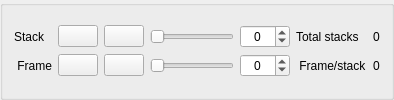
             <widget class="QGroupBox" name="groupBoxPlayCamImage">
              <property name="enabled">
               <bool>true</bool>
              </property>
              <property name="minimumSize">
               <size>
                <width>50</width>
                <height>50</height>
               </size>
              </property>
              <property name="title">
               <string/>
              </property>
              <layout class="QVBoxLayout" name="layoutDisplay4">
               <item>
                <layout class="QGridLayout" name="gridLayout_2">
                 <property name="sizeConstraint">
                  <enum>QLayout::SetMinimumSize</enum>
                 </property>
                 <item row="1" column="5">
                  <widget class="QSpinBox" name="sbFrameIdx">
                   <property name="sizePolicy">
                    <sizepolicy hsizetype="Preferred" vsizetype="Fixed">
                     <horstretch>0</horstretch>
                     <verstretch>0</verstretch>
                    </sizepolicy>
                   </property>
                   <property name="maximumSize">
                    <size>
                     <width>50</width>
                     <height>16777215</height>
                    </size>
                   </property>
                   <property name="accessibleDescription">
                    <string notr="true">no apply</string>
                   </property>
                   <property name="wrapping">
                    <bool>true</bool>
                   </property>
                   <property name="frame">
                    <bool>true</bool>
                   </property>
                   <property name="alignment">
                    <set>Qt::AlignCenter</set>
                   </property>
                   <property name="buttonSymbols">
                    <enum>QAbstractSpinBox::UpDownArrows</enum>
                   </property>
                   <property name="showGroupSeparator" stdset="0">
                    <bool>false</bool>
                   </property>
                   <property name="maximum">
                    <number>10000</number>
                   </property>
                  </widget>
                 </item>
                 <item row="0" column="0">
                  <widget class="QLabel" name="label_57">
                   <property name="maximumSize">
                    <size>
                     <width>50</width>
                     <height>16777215</height>
                    </size>
                   </property>
                   <property name="toolTip">
                    <string/>
                   </property>
                   <property name="text">
                    <string>Stack</string>
                   </property>
                  </widget>
                 </item>
                 <item row="1" column="0">
                  <widget class="QLabel" name="label_63">
                   <property name="maximumSize">
                    <size>
                     <width>40</width>
                     <height>16777215</height>
                    </size>
                   </property>
                   <property name="toolTip">
                    <string/>
                   </property>
                   <property name="text">
                    <string> Frame</string>
                   </property>
                  </widget>
                 </item>
                 <item row="0" column="5">
                  <widget class="QSpinBox" name="sbStackIdx">
                   <property name="sizePolicy">
                    <sizepolicy hsizetype="Preferred" vsizetype="Fixed">
                     <horstretch>0</horstretch>
                     <verstretch>0</verstretch>
                    </sizepolicy>
                   </property>
                   <property name="maximumSize">
                    <size>
                     <width>50</width>
                     <height>16777215</height>
                    </size>
                   </property>
                   <property name="accessibleDescription">
                    <string notr="true">no apply</string>
                   </property>
                   <property name="wrapping">
                    <bool>true</bool>
                   </property>
                   <property name="frame">
                    <bool>true</bool>
                   </property>
                   <property name="alignment">
                    <set>Qt::AlignCenter</set>
                   </property>
                   <property name="buttonSymbols">
                    <enum>QAbstractSpinBox::UpDownArrows</enum>
                   </property>
                   <property name="showGroupSeparator" stdset="0">
                    <bool>false</bool>
                   </property>
                   <property name="maximum">
                    <number>10000</number>
                   </property>
                  </widget>
                 </item>
                 <item row="1" column="7">
                  <widget class="QLabel" name="labelFramesPerStack">
                   <property name="maximumSize">
                    <size>
                     <width>40</width>
                     <height>16777215</height>
                    </size>
                   </property>
                   <property name="toolTip">
                    <string/>
                   </property>
                   <property name="text">
                    <string>0</string>
                   </property>
                   <property name="alignment">
                    <set>Qt::AlignCenter</set>
                   </property>
                  </widget>
                 </item>
                 <item row="1" column="3">
                  <widget class="QSlider" name="hsFrameIdx">
                   <property name="sizePolicy">
                    <sizepolicy hsizetype="Expanding" vsizetype="Fixed">
                     <horstretch>0</horstretch>
                     <verstretch>0</verstretch>
                    </sizepolicy>
                   </property>
                   <property name="maximumSize">
                    <size>
                     <width>16777215</width>
                     <height>16777215</height>
                    </size>
                   </property>
                   <property name="maximum">
                    <number>100</number>
                   </property>
                   <property name="singleStep">
                    <number>2</number>
                   </property>
                   <property name="orientation">
                    <enum>Qt::Horizontal</enum>
                   </property>
                  </widget>
                 </item>
                 <item row="0" column="3">
                  <widget class="QSlider" name="hsStackIdx">
                   <property name="sizePolicy">
                    <sizepolicy hsizetype="Expanding" vsizetype="Fixed">
                     <horstretch>0</horstretch>
                     <verstretch>0</verstretch>
                    </sizepolicy>
                   </property>
                   <property name="maximumSize">
                    <size>
                     <width>16777215</width>
                     <height>16777215</height>
                    </size>
                   </property>
                   <property name="maximum">
                    <number>100</number>
                   </property>
                   <property name="singleStep">
                    <number>2</number>
                   </property>
                   <property name="orientation">
                    <enum>Qt::Horizontal</enum>
                   </property>
                  </widget>
                 </item>
                 <item row="0" column="7">
                  <widget class="QLabel" name="labelNumverOfStack">
                   <property name="maximumSize">
                    <size>
                     <width>40</width>
                     <height>16777215</height>
                    </size>
                   </property>
                   <property name="toolTip">
                    <string/>
                   </property>
                   <property name="text">
                    <string>0</string>
                   </property>
                   <property name="alignment">
                    <set>Qt::AlignCenter</set>
                   </property>
                  </widget>
                 </item>
                 <item row="0" column="6">
                  <widget class="QLabel" name="label_75">
                   <property name="maximumSize">
                    <size>
                     <width>16777215</width>
                     <height>16777215</height>
                    </size>
                   </property>
                   <property name="toolTip">
                    <string/>
                   </property>
                   <property name="text">
                    <string>Total stacks</string>
                   </property>
                  </widget>
                 </item>
                 <item row="1" column="6">
                  <widget class="QLabel" name="label_76">
                   <property name="maximumSize">
                    <size>
                     <width>1677215</width>
                     <height>16777215</height>
                    </size>
                   </property>
                   <property name="toolTip">
                    <string/>
                   </property>
                   <property name="text">
                    <string> Frame/stack</string>
                   </property>
                  </widget>
                 </item>
                 <item row="0" column="1">
                  <widget class="QPushButton" name="pbStackPlay">
                   <property name="sizePolicy">
                    <sizepolicy hsizetype="Maximum" vsizetype="Fixed">
                     <horstretch>0</horstretch>
                     <verstretch>0</verstretch>
                    </sizepolicy>
                   </property>
                   <property name="text">
                    <string/>
                   </property>
                   <property name="icon">
                    <iconset resource="imagine.qrc">
                     <normaloff>:/icons/Resources/playG.bmp</normaloff>
                     <disabledoff>:/icons/Resources/playD.bmp</disabledoff>
                     <disabledon>:/icons/Resources/playD.bmp</disabledon>:/icons/Resources/playG.bmp</iconset>
                   </property>
                  </widget>
                 </item>
                 <item row="0" column="2">
                  <widget class="QPushButton" name="pbStackPause">
                   <property name="sizePolicy">
                    <sizepolicy hsizetype="Maximum" vsizetype="Fixed">
                     <horstretch>0</horstretch>
                     <verstretch>0</verstretch>
                    </sizepolicy>
                   </property>
                   <property name="text">
                    <string/>
                   </property>
                   <property name="icon">
                    <iconset resource="imagine.qrc">
                     <normaloff>:/icons/Resources/pauseG.bmp</normaloff>
                     <disabledoff>:/icons/Resources/pauseD.bmp</disabledoff>
                     <disabledon>:/icons/Resources/pauseD.bmp</disabledon>:/icons/Resources/pauseG.bmp</iconset>
                   </property>
                  </widget>
                 </item>
                 <item row="1" column="1">
                  <widget class="QPushButton" name="pbFramePlay">
                   <property name="sizePolicy">
                    <sizepolicy hsizetype="Maximum" vsizetype="Fixed">
                     <horstretch>0</horstretch>
                     <verstretch>0</verstretch>
                    </sizepolicy>
                   </property>
                   <property name="text">
                    <string/>
                   </property>
                   <property name="icon">
                    <iconset resource="imagine.qrc">
                     <normaloff>:/icons/Resources/playG.bmp</normaloff>
                     <disabledoff>:/icons/Resources/playD.bmp</disabledoff>
                     <disabledon>:/icons/Resources/playD.bmp</disabledon>:/icons/Resources/playG.bmp</iconset>
                   </property>
                  </widget>
                 </item>
                 <item row="1" column="2">
                  <widget class="QPushButton" name="pbFramePause">
                   <property name="sizePolicy">
                    <sizepolicy hsizetype="Maximum" vsizetype="Fixed">
                     <horstretch>0</horstretch>
                     <verstretch>0</verstretch>
                    </sizepolicy>
                   </property>
                   <property name="text">
                    <string/>
                   </property>
                   <property name="icon">
                    <iconset resource="imagine.qrc">
                     <normaloff>:/icons/Resources/pauseG.bmp</normaloff>
                     <disabledoff>:/icons/Resources/pauseD.bmp</disabledoff>
                     <disabledon>:/icons/Resources/pauseD.bmp</disabledon>:/icons/Resources/pauseG.bmp</iconset>
                   </property>
                  </widget>
                 </item>
                </layout>
               </item>
              </layout>
             </widget>
